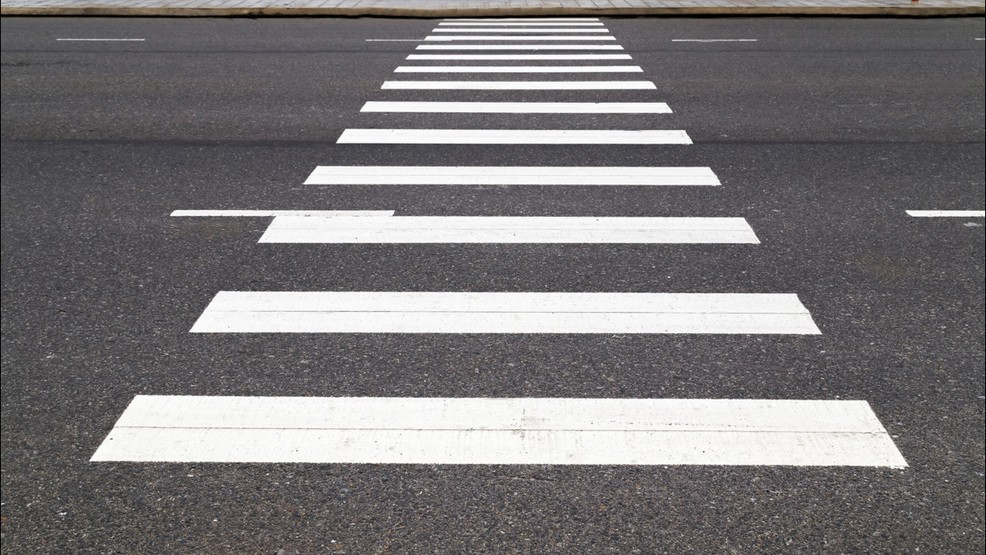
//> input picture Resources/pedestrian-2.jpg, 986 x 555 px
$ ./Main   (built with g++ and OpenCV 4)
//> lines starting //> are read from the running program, lines starting //| are printed output that depends on the picture; after the words box and inside, x2 and y2 are one past the last pixel; in counts of white or black regions, pixels touching at a corner belong together
#include <opencv2/imgcodecs.hpp>
#include <opencv2/highgui.hpp>
#include <opencv2/imgproc.hpp>
#include <iostream>

using namespace cv;
using namespace std;

void getContours(Mat imgDil, Mat img) {
	vector<vector<Point>> contours;
	vector<Vec4i> hierarchy;
	findContours(imgDil, contours, hierarchy, RETR_EXTERNAL, CHAIN_APPROX_SIMPLE);
	//drawContours(img, contours, -1, Scalar(255, 0, 255), 2);

	for (int i = 0; i < contours.size(); i++) {
		int area = contourArea(contours[i]);

			cout << area << endl;
			if (area >= 400) {
			drawContours(img, contours, i, Scalar(255, 0, 255), 2);
			}
		}
	}


void main() {
	string path = "Resources/pedestrian-2.jpg";
	Mat img = imread(path), imgGray, imgBlur, imgCanny, imgDil, imgErode;
//> img is the input picture: 555 rows x 986 cols, CV_8UC3; mean B, G, R 120.9, 119.4, 122.3

	cvtColor(img, imgGray, COLOR_BGR2GRAY);
	GaussianBlur(img, imgBlur, Size(3, 3), 3, 0);
	Canny(img, imgCanny, 500, 550);
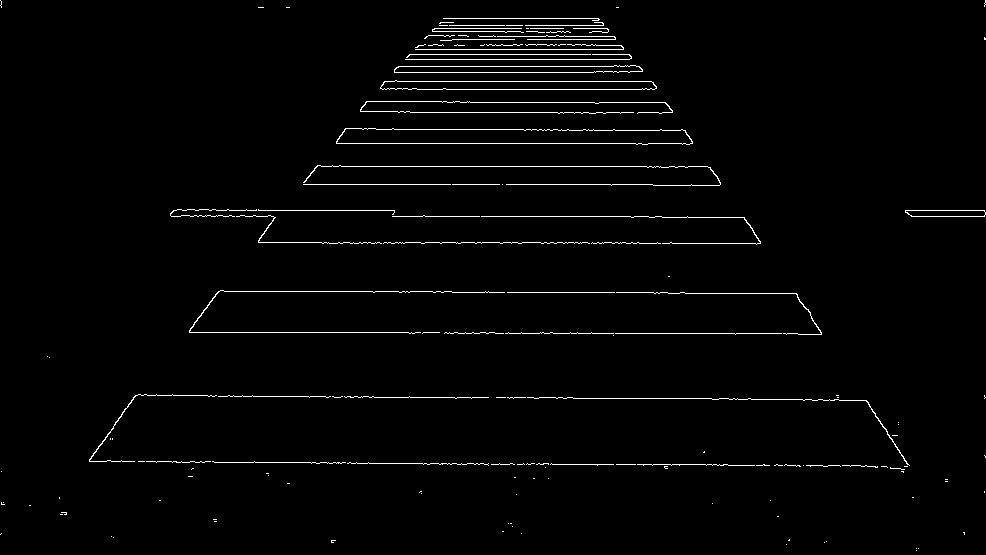
//> imgCanny: 555 rows x 986 cols, CV_8UC1; 1.8% white in thin lines or dots
	Mat kernel = getStructuringElement(MORPH_RECT, Size(3, 3));
	dilate(imgCanny, imgDil, kernel);
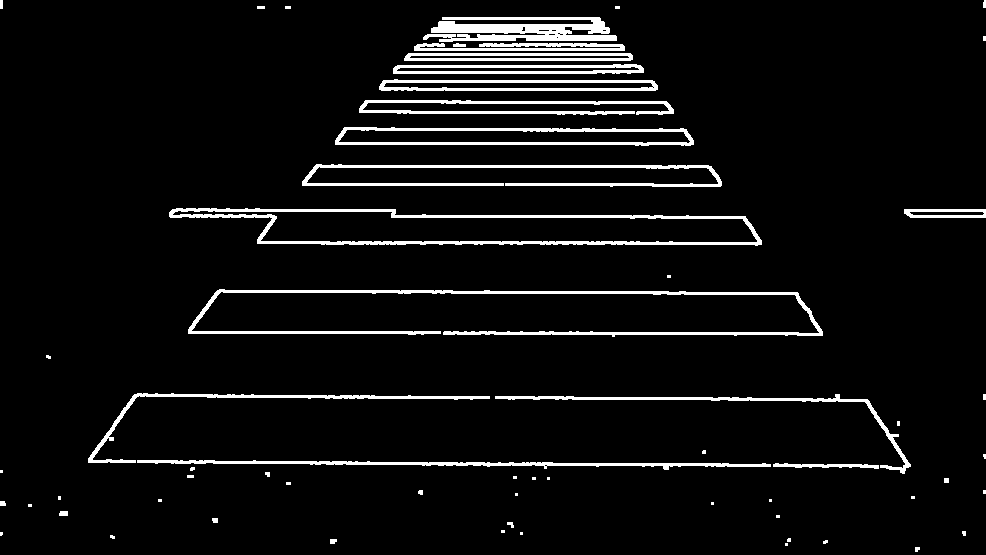
//> imgDil: 555 rows x 986 cols, CV_8UC1; 5.7% white; 61 white regions (32 under 20 px)

	getContours(imgDil, img);
//> in getContours, `findContours(imgDil, contours, hierarchy, RETR_EXTERNAL, CHAIN_APPROX_..`: contours = 61 contours, 43 with area under 20; largest, box (x1, y1, x2, y2) and area: (169, 208, 762, 246) 15514, (335, 127, 694, 146) 5589, (188, 289, 823, 337) 2861, (379, 79, 658, 91) 2744, (423, 17, 617, 42) 2669
//> the loop in getContours, `for (int i = 0; i < contours.size(); i++)` made 61 passes
//> area on passes 4, 14, 34, 35, 40, 41, 43, 45, 46, 47, 48, 49: 20, 30, 247, 1461, 1167, 1165, 2861, 634, 15514, 1807, 5589, 1359
//| 12
//| 4
//| 9
//| 20
//| 8
//| 9
//| 4
//| 5
//> (output is shown up to pass 8 of 61)
//> after the loop in getContours, `for (int i = 0; i < contours.size(); i++)`:
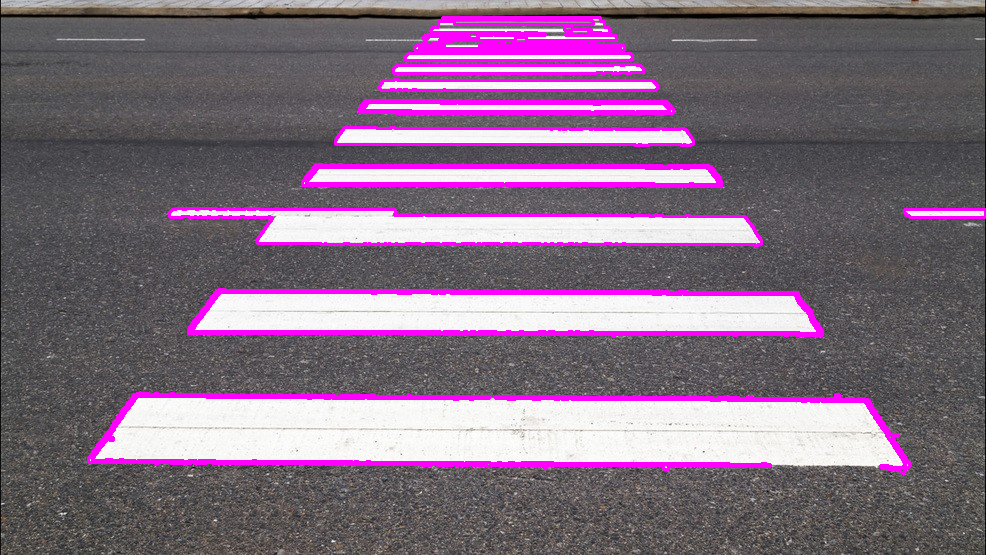
//> img: 555 rows x 986 cols, CV_8UC3; 7.31% of pixels changed, all inside (x1, y1, x2, y2) = (87, 16, 986, 475)

	imshow("Image", img);
	imshow("Image Gray", imgGray);
	imshow("Image Blur", imgBlur);
	imshow("Image Canny", imgCanny);
	imshow("Image Dilated", imgDil);
	waitKey(0);
}

$ run again, with Resources/pedestrian-1.jpg copied over Resources/pedestrian-2.jpg
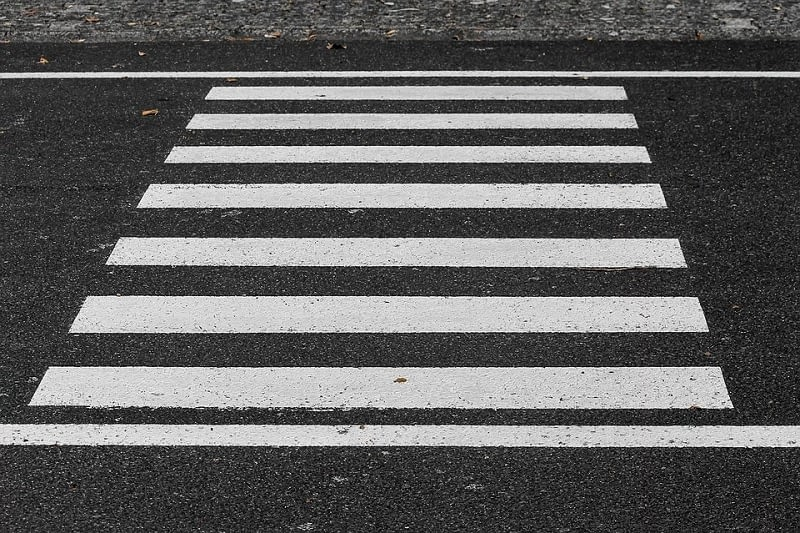
//> input picture Resources/pedestrian-1.jpg, 800 x 533 px
//> img is the input picture: 533 rows x 800 cols, CV_8UC3; mean B, G, R 95.4, 95.6, 95.8
//> `Canny(img, imgCanny, 500, 550);`:
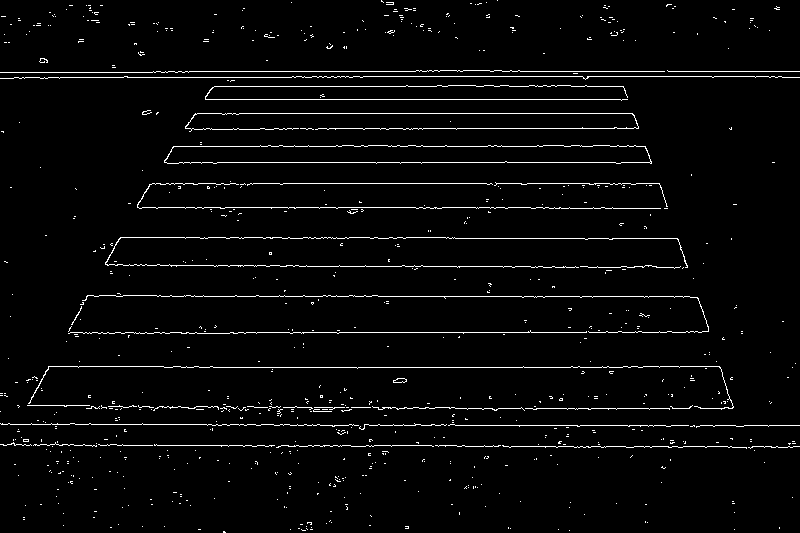
//> imgCanny: 533 rows x 800 cols, CV_8UC1; 3.1% white in thin lines or dots
//> imgDil: 533 rows x 800 cols, CV_8UC1; 10.5% white; 405 white regions (263 under 20 px)
//> contours = 347 contours, 294 with area under 20; largest, box (x1, y1, x2, y2) and area: (25, 365, 735, 418) 30019, (67, 292, 710, 339) 24240, (104, 236, 689, 275) 17570, (163, 141, 653, 165) 8923, (184, 112, 640, 133) 7784
//> the loop in getContours, `for (int i = 0; i < contours.size(); i++)` made 347 passes
//> area on passes 10, 17, 38, 145, 155, 174, 202, 222: 20, 83, 23, 2106, 1951, 30019, 24240, 17569
//> (printed output is left out)
//> after the loop in getContours, `for (int i = 0; i < contours.size(); i++)`:
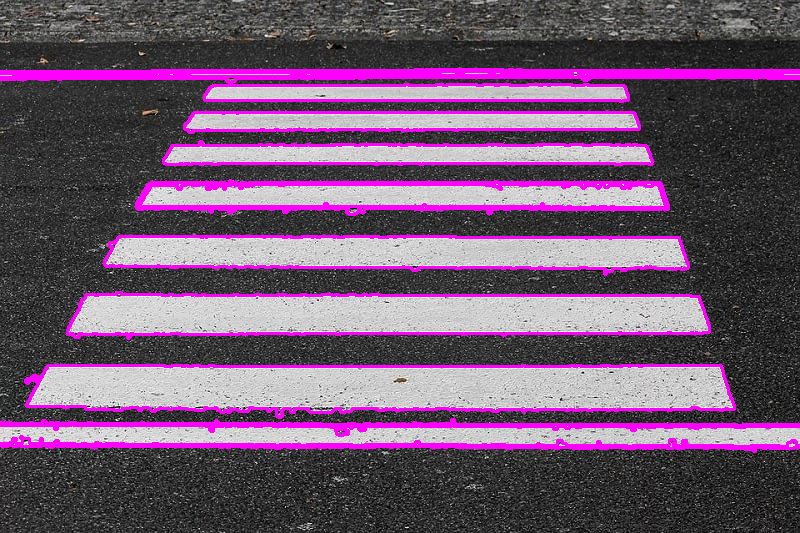
//> img: 533 rows x 800 cols, CV_8UC3; 10.72% of pixels changed, all inside (x1, y1, x2, y2) = (0, 68, 800, 453)
